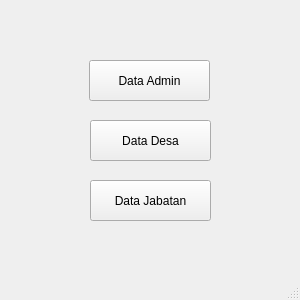
<?xml version="1.0" encoding="UTF-8"?>
<ui version="4.0">
 <class>MainWindow</class>
 <widget class="QMainWindow" name="MainWindow">
  <property name="geometry">
   <rect>
    <x>0</x>
    <y>0</y>
    <width>300</width>
    <height>300</height>
   </rect>
  </property>
  <property name="windowTitle">
   <string>MainWindow</string>
  </property>
  <widget class="QWidget" name="centralwidget">
   <widget class="QPushButton" name="pushButton">
    <property name="geometry">
     <rect>
      <x>89</x>
      <y>60</y>
      <width>121</width>
      <height>41</height>
     </rect>
    </property>
    <property name="text">
     <string>Data Admin</string>
    </property>
   </widget>
   <widget class="QPushButton" name="pushButton_2">
    <property name="geometry">
     <rect>
      <x>90</x>
      <y>120</y>
      <width>121</width>
      <height>41</height>
     </rect>
    </property>
    <property name="text">
     <string>Data Desa</string>
    </property>
   </widget>
   <widget class="QPushButton" name="pushButton_3">
    <property name="geometry">
     <rect>
      <x>90</x>
      <y>180</y>
      <width>121</width>
      <height>41</height>
     </rect>
    </property>
    <property name="text">
     <string>Data Jabatan</string>
    </property>
   </widget>
  </widget>
  <widget class="QMenuBar" name="menubar">
   <property name="geometry">
    <rect>
     <x>0</x>
     <y>0</y>
     <width>300</width>
     <height>17</height>
    </rect>
   </property>
  </widget>
  <widget class="QStatusBar" name="statusbar"/>
 </widget>
 <resources/>
 <connections/>
</ui>
